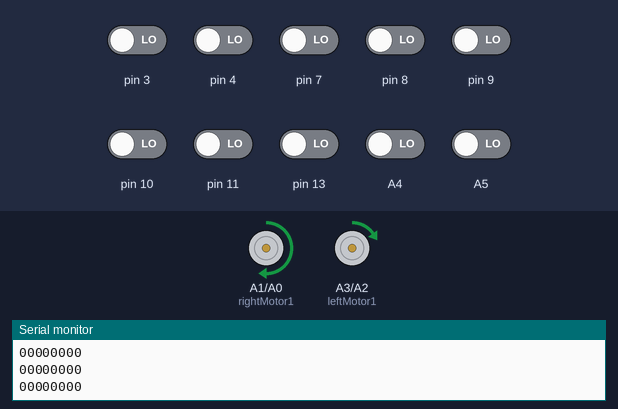
Recording of a sketch running on a simulated Arduino Uno, built with avr-gcc and run on an emulated ATmega328P. Parts: motor-driver pin pairs drawn as motors (green arrow = first pin HIGH = forward, orange = second pin HIGH = backward, longer = more drive, scaled by the enable pin), the last lines printed to the serial monitor. The test bench sets the inputs (shaded band); at power-on: A4, A5, pin 3, pin 4, pin 7–11, pin 13 LOW.

Above: at 5.7 s.
5.8 s: pin 3 driven HIGH
At 6.1 s:
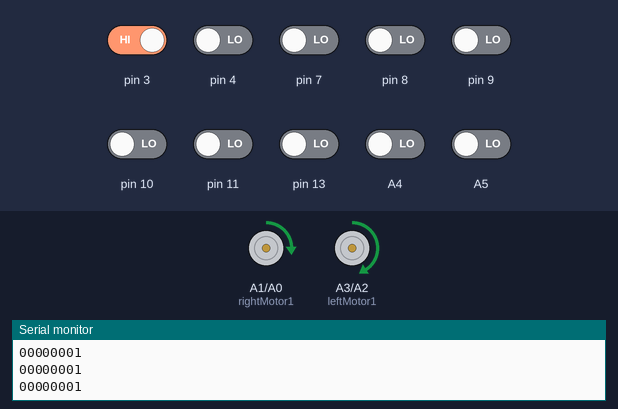
7.3 s: pin 9 driven HIGH
At 8.5 s:
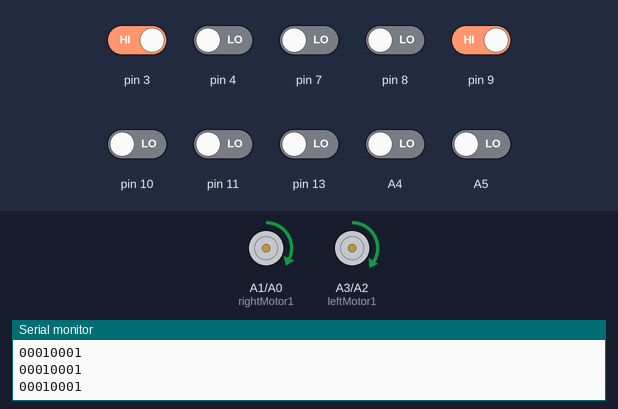
8.8 s: pin 10 driven HIGH
At 9.3 s:
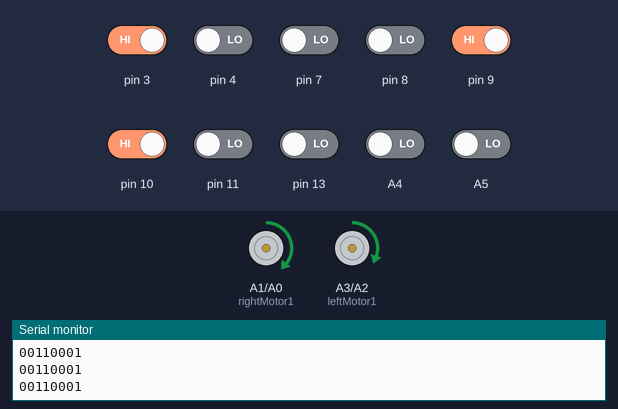
10.3 s: pin 4 driven HIGH
At 11.4 s:
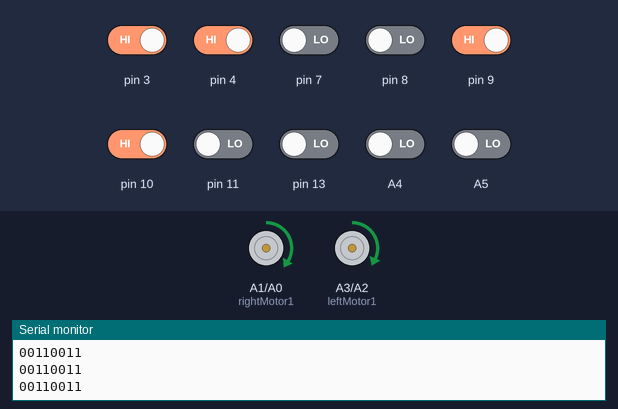
11.8 s: pin 7 driven HIGH
At 12.7 s:
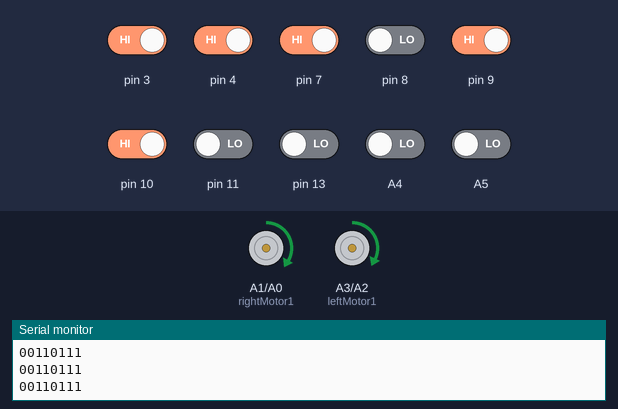
13.3 s: pin 13 driven HIGH
At 14.0 s:
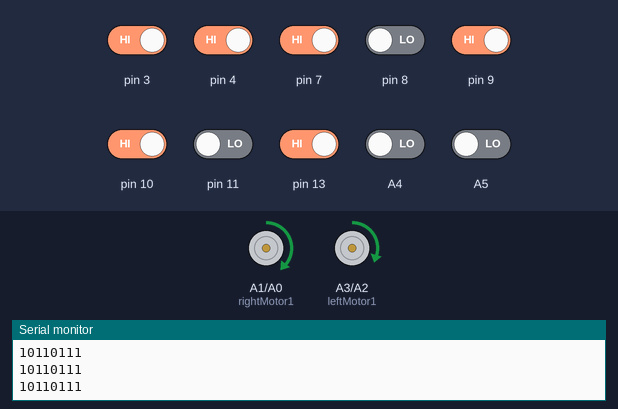
Timing chart, 0 to 15.8 s (numbered marks = the images above; inputs shaded):
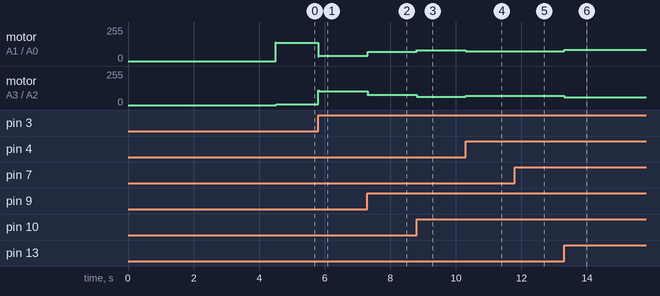

Measured:
- after the input at 5.8 s, motor on A1 (rightMotor1) / A0 (rightMotor2): forward 138/255 → forward 40/255 at once; motor on A3 (leftMotor1) / A2 (leftMotor2): forward 6/255 → forward 104/255 at once
- after the input at 7.3 s, motor on A1 (rightMotor1) / A0 (rightMotor2): forward 40/255 → forward 68/255 at once; motor on A3 (leftMotor1) / A2 (leftMotor2): forward 104/255 → forward 76/255 at once
- after the input at 8.8 s, motor on A1 (rightMotor1) / A0 (rightMotor2): forward 68/255 → forward 82/255 at once; motor on A3 (leftMotor1) / A2 (leftMotor2): forward 76/255 → forward 62/255 at once
- after the input at 10.3 s, motor on A1 (rightMotor1) / A0 (rightMotor2): forward 82/255 → forward 75/255 at once; motor on A3 (leftMotor1) / A2 (leftMotor2): forward 62/255 → forward 69/255 at once
- after the input at 11.8 s, motor on A1 (rightMotor1) / A0 (rightMotor2): forward 75/255 → forward 74/255 at once; motor on A3 (leftMotor1) / A2 (leftMotor2): forward 69/255 → forward 70/255 at once
- after the input at 13.3 s, motor on A1 (rightMotor1) / A0 (rightMotor2): forward 74/255 → forward 84/255 at once; motor on A3 (leftMotor1) / A2 (leftMotor2): forward 70/255 → forward 60/255 at once

The sketch:

LFR_code.ino
```cpp
#include <QTRSensors.h>

#define Kp 0.004  // find the best value speed controll
#define Ki 0.01
#define Kd 0.001  // experiment to determine this, slowly increase the speeds and adjust this value. ( Note: Kp < Kd)
#define thres 800

int MaxSpeed = 150;  // max speed of the robot
int BaseSpeed = 75;  // this is the speed at which the motors should spin when the robot is perfectly on the line
int lastError = 0;
char a[11];
//define motor pin

#define rightMotor1 A1
#define rightMotor2 A0
#define rightMotorPWM 6

#define leftMotor1 A3
#define leftMotor2 A2
#define leftMotorPWM 5

// setting PWM properties
//const int freq = 5000;
//const int ledChannel = 1;
//const int resolution = 8;

QTRSensors qtr;
const uint8_t SensorCount = 10;
uint16_t sensorValues[SensorCount];
void setup() {
  Serial.begin(115200);

  qtr.setTypeRC();
  qtr.setSensorPins((const uint8_t[]){ 13, 11, 10, 9, 8, 7, 4, 3, A4, A5 }, SensorCount);  //Declare the sensor pin with arduino
  qtr.setEmitterPin(2);                                                                    //LEDON PIN

  pinMode(rightMotor1, OUTPUT);
  pinMode(rightMotor2, OUTPUT);
  pinMode(rightMotorPWM, OUTPUT);
  pinMode(leftMotor1, OUTPUT);
  pinMode(leftMotor2, OUTPUT);
  pinMode(leftMotorPWM, OUTPUT);

  // configure LED PWM functionalitites

  //ledcSetup(ledChannel, freq, resolution);

  // attach the channel to the GPIO to be controlled
  //ledcAttachPin(rightMotorPWM, ledChannel);
  //ledcAttachPin(leftMotorPWM, ledChannel);

  int i = 0;
  for (int i = 0; i < 100; i++)  // calibrate for sometime by sliding the sensors across the line, or you may use auto-calibration instead
  {
    //comment this part out for automatic calibration
    /* if ( i  < 25 || i >= 75 ) // turn to the left and right to expose the sensors to the brightest and darkest readings that may be encountered
    {
      RUN(1, 170, 1);   // ( left motor , speed , high or low )
      RUN(2, 170, 0);   // ( right motor , speed , high or low )
      Serial.println("BBBBBBBBBB");
    }
    else
    {
      RUN(1, 170, 0);   // ( left motor , speed , high or low )
      RUN(2, 170, 1);   // ( right motor , speed , high or low )
      Serial.println("vVvvvvvv");
    }*/
    qtr.calibrate();
    delay(20);
  }
  wait();
  /* int touch =touchRead(33);
  Serial.println(touch);
  int t = 0;
  while(t==0){
    int touch =touchRead(33);
    if(touch<10)break;
  }
  Serial.println("OKK");
  */
}


void loop() {
  String a="00000000";
  // print the sensor values as numbers from 0 to 2500, where 0 means maximum
  // reflectance and 2500 means minimum reflectance
  qtr.read(sensorValues);

  for (uint8_t i = 0; i < SensorCount; i++)
  {
    if(sensorValues[i]>thres)
      a[i]='1';
    else a[i]='0';
     //Serial.print(sensorValues[i]);
   // Serial.print('\t');
  }


Serial.println(a);
  uint16_t Position = qtr.readLineBlack(sensorValues);  //read the current position


  //left 90 degree turn
  if ((sensorValues[0] > thres && sensorValues[1] > thres && sensorValues[2] > thres && sensorValues[3] > thres)||(sensorValues[0] > thres && sensorValues[1] > thres && sensorValues[2] > thres)  && sensorValues[9] < thres) {
    left_90();
  }
  //right 90 degree turn
  else if (sensorValues[6] > thres && sensorValues[7] > thres && sensorValues[8] > thres && sensorValues[9] > thres && sensorValues[0] < thres) {
    right_90();
  }

  else if ((sensorValues[0] > thres || (sensorValues[0] > thres && sensorValues[1] > thres)) && sensorValues[2] < thres && sensorValues[6] > thres && sensorValues[7] > thres && sensorValues[8] > thres && sensorValues[9] > thres ) {
    for(int i=1;i<=30;i++){
      left_30();
    }

  }
  // T
  else if (sensorValues[0] > thres && sensorValues[1] > thres && sensorValues[2] > thres && sensorValues[3] > thres && sensorValues[5] > thres && sensorValues[7] > thres&& sensorValues[8] > thres&& sensorValues[9] > thres) {
    wait();delay(20);
    uint16_t Position = qtr.readLineBlack(sensorValues);
    if (Position > 8000) left_90();
    else pid();

  }

  else{
    pid();
  }
  // cross or "T" degree turn
  // if(sensorValues[0]>800 && sensorValues[1]>800&& sensorValues[4]>800&& sensorValues[5]>800&& sensorValues[8]>800&& sensorValues[9]>800){
  //      uint16_t Position = qtr.readLineBlack(sensorValues);
  //    if(Position>8000)
  //    left_90(); // or right 90 degree
  //}


}
void wait() {
  analogWrite(leftMotorPWM, 0);
  analogWrite(rightMotorPWM, 0);
}

void RUN(int motor, int speed, int direction) {

  boolean inPin1 = HIGH;
  boolean inPin2 = LOW;

  if (direction == 1) {
    inPin1 = HIGH;
    inPin2 = LOW;
    //1=FORWARD
  }
  if (direction == 0) {
    inPin1 = LOW;
    inPin2 = HIGH;
    //0=BACKWARD
  }

  if (motor == 1) {
    digitalWrite(leftMotor1, inPin1);
    digitalWrite(leftMotor2, inPin2);
    analogWrite(leftMotorPWM, speed);
    // 1=A
  }
  if (motor == 2) {
    digitalWrite(rightMotor1, inPin1);
    digitalWrite(rightMotor2, inPin2);
    analogWrite(rightMotorPWM, speed - 6);
    // 2=B
  }
}
void left_30() {
  int i;
  for (i = 1; i < 50; i++) {
    RUN(1, 70, 1);
    RUN(2, 70, 0);

  }uint16_t Position = qtr.readLineBlack(sensorValues);
    if (Position > 4000 && Position < 5000) pid();
}
void left_90() {
  int i;
  for (i = 1; i < 500; i++) {
    RUN(1, 70, 1);
    RUN(2, 70, 0);
    uint16_t Position = qtr.readLineBlack(sensorValues);
    if (Position > 4000 && Position < 5000) break;
  }
}

void right_90() {
  int i;
  for (i = 1; i < 500; i++) {
    RUN(1, 70, 0);
    RUN(2, 70, 1);
    uint16_t Position = qtr.readLineBlack(sensorValues);
    if (Position > 4000 && Position < 5000)break;
  }
}

void u_turn() {
  int i;
  for (i = 1; i < 60; i++) {
    RUN(1, 70, 0);
    RUN(2, 70, 1);
    delay(20);
  }
}

void pid(){
  uint16_t Position = qtr.readLineBlack(sensorValues);  //read the current position

  int error = Position - 4500;

  float P = error;
  float I = I + error;
  float D = error - lastError;
  lastError = error;


  int motorSpeed = Kp * error + Ki * I + Kd * D;


  int rightMotorSpeed = BaseSpeed - motorSpeed;
  int leftMotorSpeed = BaseSpeed + motorSpeed;

  if (rightMotorSpeed > MaxSpeed) rightMotorSpeed = MaxSpeed;  // prevent the motor from going beyond max speed
  if (leftMotorSpeed > MaxSpeed) leftMotorSpeed = MaxSpeed;    // prevent the motor from going beyond max speed
  if (rightMotorSpeed < 0) rightMotorSpeed = 0;
  if (leftMotorSpeed < 0) leftMotorSpeed = 0;
  //Serial.println(leftMotorSpeed);
  //Serial.println(rightMotorSpeed);  //delay(1000);
  RUN(1, rightMotorSpeed, 1);       //forward
  RUN(2, leftMotorSpeed, 1);        //forward
}
```
